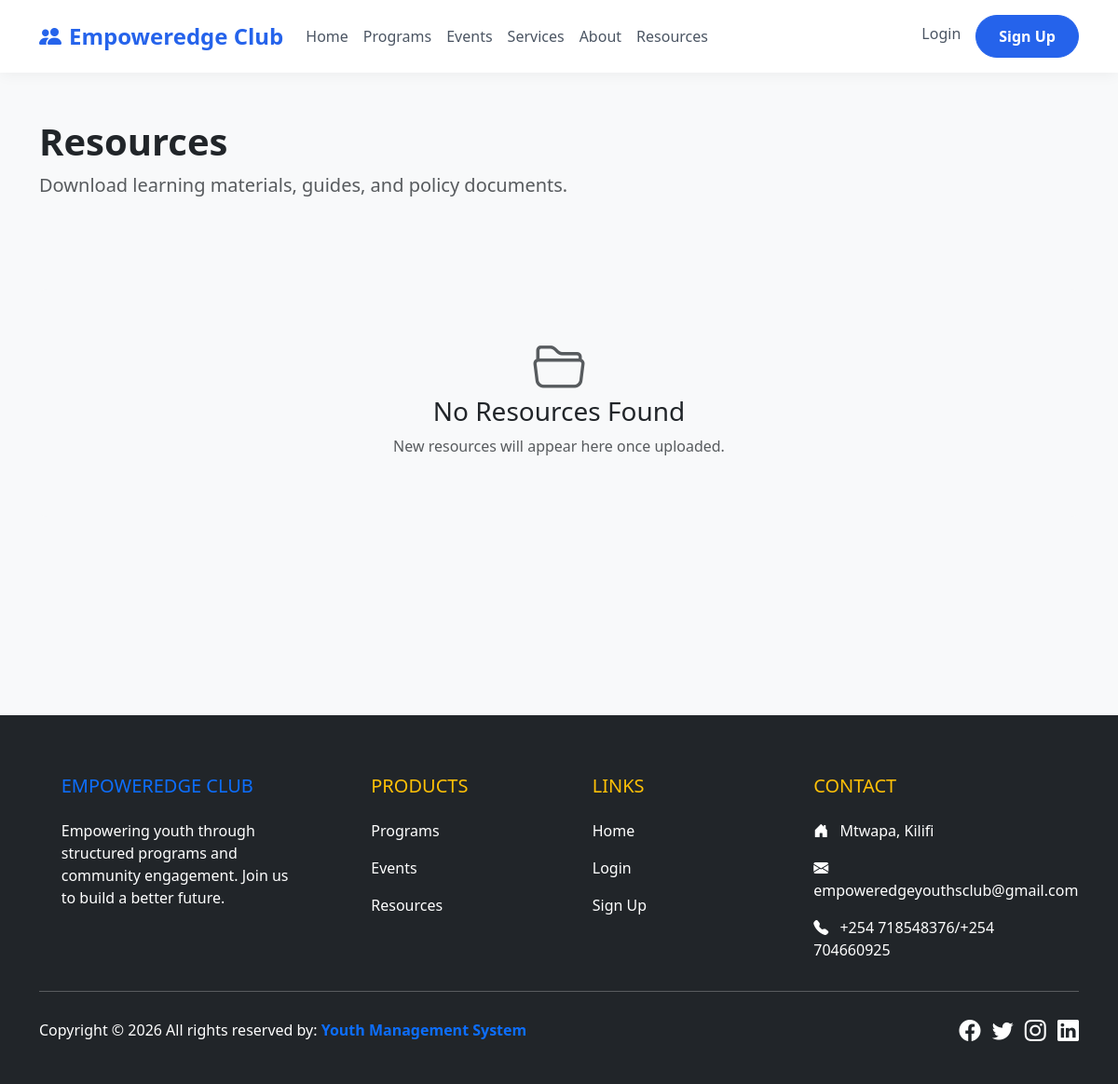
The app's page /resources/, older data.
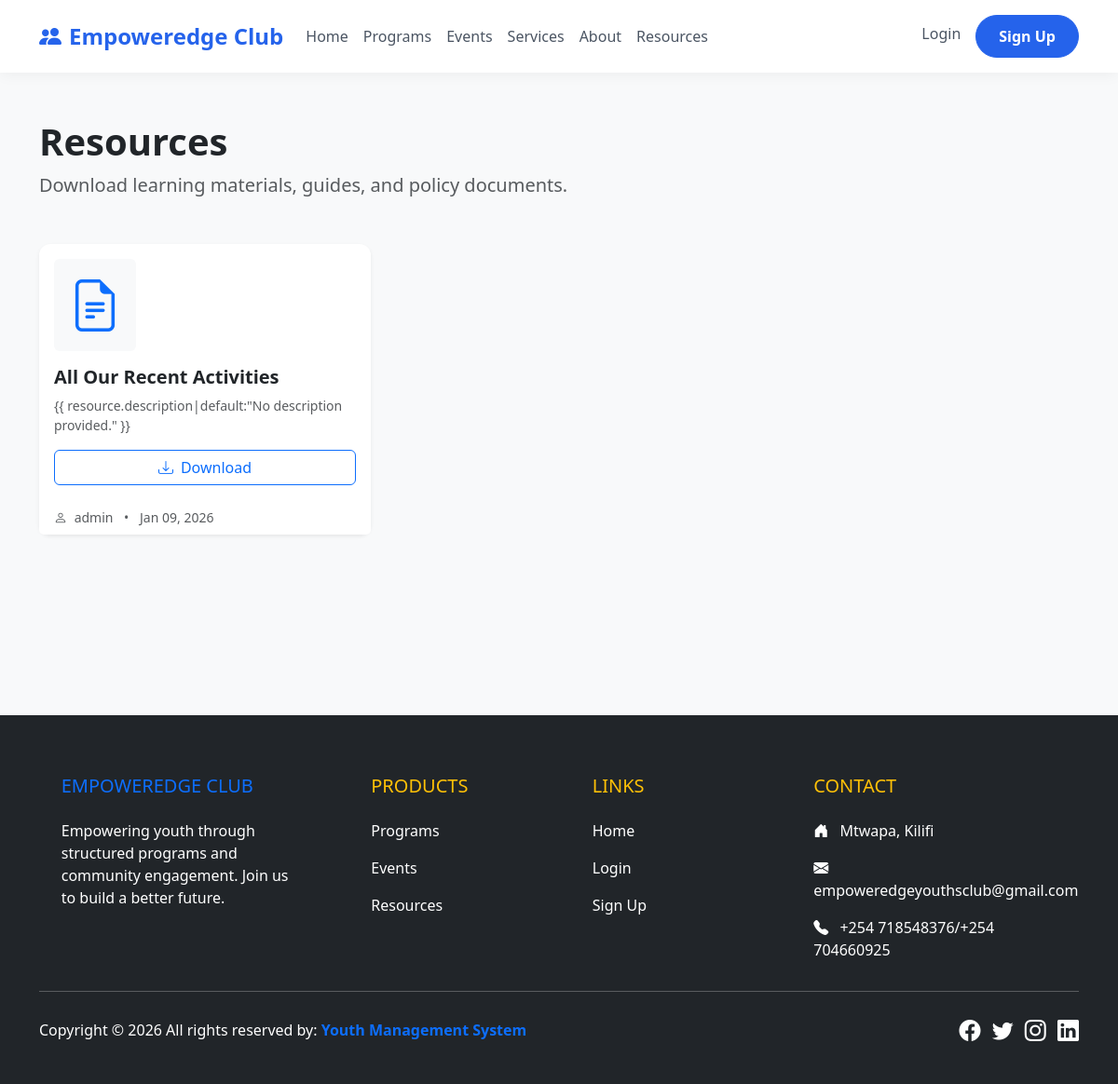
The same page, newer data.
### resources/models.py (models this page shows, shortened)
class Resource(models.Model):
    title = models.CharField(max_length=200)
    description = models.TextField(blank=True)
    file = models.FileField(upload_to='resources/')
    uploaded_by = models.ForeignKey(settings.AUTH_USER_MODEL, on_delete=models.CASCADE)
    uploaded_at = models.DateTimeField(auto_now_add=True)

### users/models.py (models this page shows, shortened)
class User(AbstractUser):
    class Role(models.TextChoices):
        ADMIN = 'ADMIN', _('Admin')
        YOUTH_LEADER = 'LEADER', _('Youth Leader')
        MENTOR = 'MENTOR', _('Mentor')
        YOUTH_MEMBER = 'MEMBER', _('Youth Member')
        VOLUNTEER = 'VOLUNTEER', _('Volunteer')
        GUEST = 'GUEST', _('Guest')
    role = models.CharField(max_length=20, choices=Role.choices, default=Role.YOUTH_MEMBER)
    email = models.EmailField(unique=True)

### resources/views.py (the view)
# urls.py: path('', ResourceListView.as_view(), name='resource_list'),
class ResourceListView(ListView):
    model = Resource
    template_name = 'resources/resource_list.html'
    context_object_name = 'resources'
    ordering = ['-uploaded_at']

### templates/resources/resource_list.html (shortened to what this page needs)
{% extends 'base.html' %}
{% block content %}
<div class="container py-5">
    <div class="d-flex justify-content-between align-items-center mb-5">
        <div>
            <h1 class="fw-bold mb-2">Resources</h1>
            <p class="lead text-muted mb-0">Download learning materials, guides, and policy documents.</p>
        </div>
    </div>
    <div class="row g-4">
        {% for resource in resources %}
        <div class="col-md-6 col-lg-4">
            <div class="card h-100 shadow-sm border-0">
                <div class="card-body">
                    <div class="d-flex justify-content-between align-items-start mb-3">
                        <div class="bg-light rounded p-3 text-primary">
                            <i class="bi bi-file-earmark-text display-4"></i>
                        </div>
                    </div>
                    <h5 class="card-title fw-bold">{{ resource.title }}</h5>
                    <p class="card-text text-muted small mb-3">{{ resource.description|default:"No description
                        provided." }}</p>
                    <div class="d-grid">
                        <a href="{{ resource.file.url }}" class="btn btn-outline-primary" download>
                            <i class="bi bi-download me-2"></i>Download
                        </a>
                    </div>
                </div>
                <div class="card-footer bg-white border-top-0 text-muted small">
                    <i class="bi bi-person me-1"></i> {{ resource.uploaded_by.username }}
                    <span class="mx-2">&bull;</span>
                    {{ resource.uploaded_at|date:"M d, Y" }}
                </div>
            </div>
        </div>
        {% empty %}
        <div class="col-12 text-center py-5">
            <div class="p-5 bg-light rounded-3">
                <i class="bi bi-folder2-open display-4 text-muted mb-3"></i>
                <h3>No Resources Found</h3>
                <p class="text-muted">New resources will appear here once uploaded.</p>
            </div>
        </div>
        {% endfor %}
    </div>
</div>
{% endblock %}

Row changes from the older to the newer data that the page shows:
added Resource: title "All Our Recent Activities", uploaded_by.username "admin", uploaded_at "Jan 09, 2026"
Text that changed along with them:
text no longer shown: "No Resources Found New resources will appear here once uploaded."
